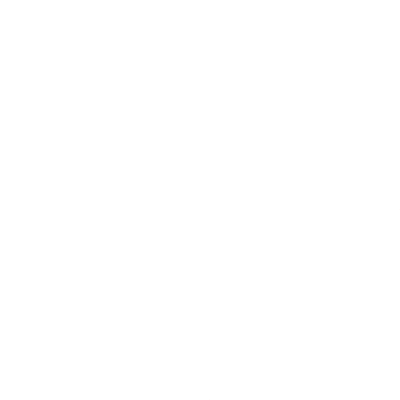
Frame 1 (no input)
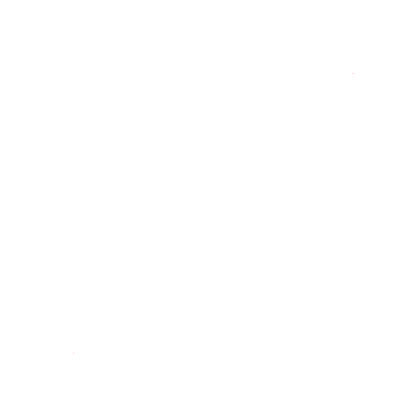
Frame 60 (the mouse pressed at the canvas centre just before this capture)
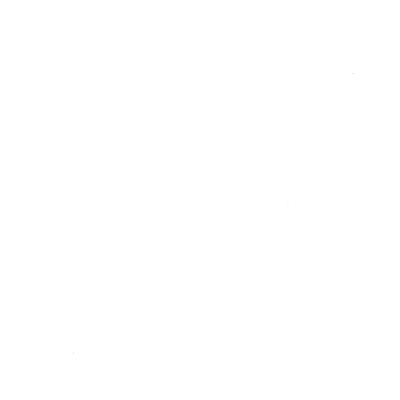
Frame 120 (the mouse held since frame 60 and released just before this capture)

The Processing sketch that drew these frames (run headless with seeded random() and noise(); from frame 60 on, the mouse is pressed at the canvas centre):

// Processing sketch: processing_144587
// ── processing_144587.pde

float k = 1.33;

color a = #00C90B;
color b = #01939A;
color c = #FF7600;
color d = #FF0700;

color[] palette = {a,b,c,d};
color cirColor;

void setup() {
  size(400,400);
  smooth();
  background(255);
}

void draw() {
  translate(width/2, height/2);
  scale(200, 200);
  strokeWeight(0.001);
  float t = frameCount / 20.0;
  float x = cos(k * t) * sin(t);
  float y = cos(k * t) * cos(t);
  int ranNum = floor(random(0, 4));
  cirColor = palette[ranNum];
  stroke(cirColor);
  point(y, x);
  point(x, y);
}
